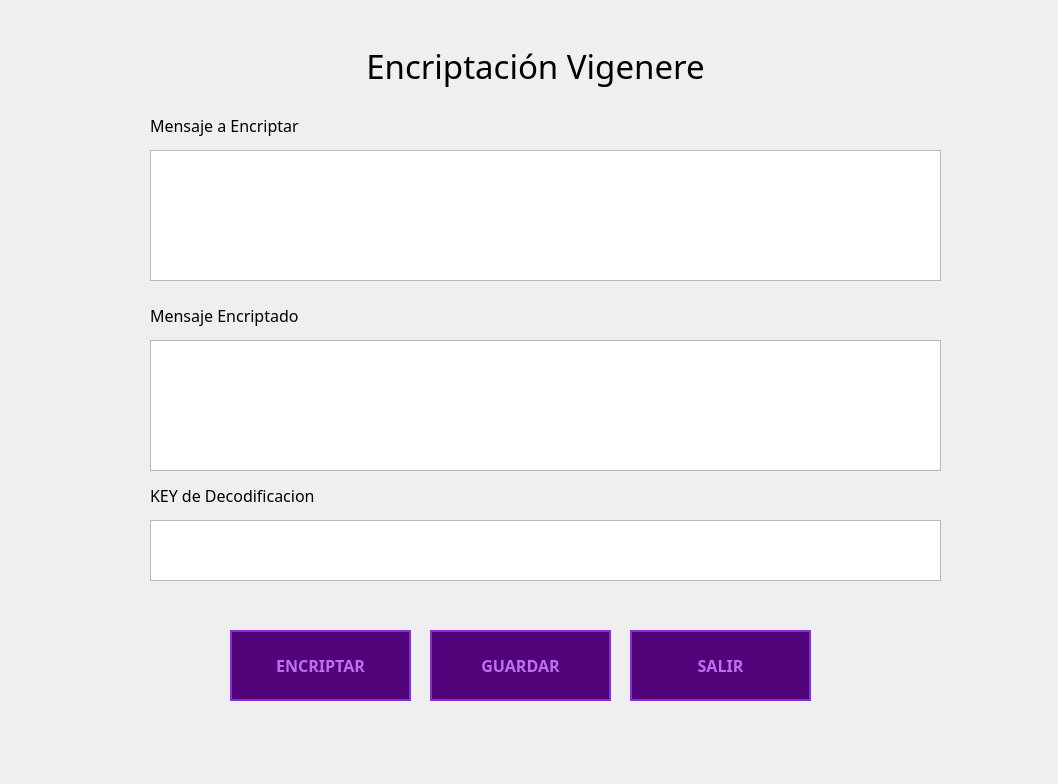
<?xml version="1.0" encoding="UTF-8"?>
<ui version="4.0">
 <class>frmcryptvigerne</class>
 <widget class="QDialog" name="frmcryptvigerne">
  <property name="geometry">
   <rect>
    <x>0</x>
    <y>0</y>
    <width>1058</width>
    <height>784</height>
   </rect>
  </property>
  <property name="windowTitle">
   <string>Dialog</string>
  </property>
  <property name="styleSheet">
   <string notr="true">QPushButton {
    background-color: #52057B;
    color: #BC6FF1;            
    border: 2px solid #892CDC; 
    padding: 10px 20px;
    font-family: VCR OSD Mono;
    font-weight: bold;
    font-size: 16px;
}

QPushButton:hover {
    background-color: #892CDC; 
    color: #000000;            
    border: 2px solid #BC6FF1; 
}


QPushButton:pressed {
    background-color: #BC6FF1; 
    color: #000000;
    border: 2px solid #000000;
    padding-left: 12px;        
    padding-top: 12px;
}




QWidget#centralwidget, QWidget#Form {
    background-color: #000000; 
}
</string>
  </property>
  <widget class="QPlainTextEdit" name="boxEncriptado">
   <property name="geometry">
    <rect>
     <x>150</x>
     <y>340</y>
     <width>791</width>
     <height>131</height>
    </rect>
   </property>
  </widget>
  <widget class="QLabel" name="label_2">
   <property name="geometry">
    <rect>
     <x>150</x>
     <y>110</y>
     <width>251</width>
     <height>31</height>
    </rect>
   </property>
   <property name="font">
    <font>
     <family>VCR OSD Mono</family>
     <pointsize>12</pointsize>
    </font>
   </property>
   <property name="text">
    <string>Mensaje a Encriptar</string>
   </property>
  </widget>
  <widget class="QPushButton" name="pushButton_3">
   <property name="geometry">
    <rect>
     <x>230</x>
     <y>630</y>
     <width>181</width>
     <height>71</height>
    </rect>
   </property>
   <property name="text">
    <string>ENCRIPTAR</string>
   </property>
  </widget>
  <widget class="QLabel" name="label_3">
   <property name="geometry">
    <rect>
     <x>150</x>
     <y>300</y>
     <width>271</width>
     <height>31</height>
    </rect>
   </property>
   <property name="font">
    <font>
     <family>VCR OSD Mono</family>
     <pointsize>12</pointsize>
    </font>
   </property>
   <property name="text">
    <string>Mensaje Encriptado</string>
   </property>
  </widget>
  <widget class="QPlainTextEdit" name="boxPlano">
   <property name="geometry">
    <rect>
     <x>150</x>
     <y>150</y>
     <width>791</width>
     <height>131</height>
    </rect>
   </property>
  </widget>
  <widget class="QPushButton" name="pushButton_4">
   <property name="geometry">
    <rect>
     <x>630</x>
     <y>630</y>
     <width>181</width>
     <height>71</height>
    </rect>
   </property>
   <property name="text">
    <string>SALIR</string>
   </property>
  </widget>
  <widget class="QLabel" name="label_4">
   <property name="geometry">
    <rect>
     <x>150</x>
     <y>480</y>
     <width>271</width>
     <height>31</height>
    </rect>
   </property>
   <property name="font">
    <font>
     <family>VCR OSD Mono</family>
     <pointsize>12</pointsize>
    </font>
   </property>
   <property name="text">
    <string>KEY de Decodificacion</string>
   </property>
  </widget>
  <widget class="QPushButton" name="pushButton_5">
   <property name="geometry">
    <rect>
     <x>430</x>
     <y>630</y>
     <width>181</width>
     <height>71</height>
    </rect>
   </property>
   <property name="text">
    <string>GUARDAR</string>
   </property>
  </widget>
  <widget class="QPlainTextEdit" name="boxKey">
   <property name="geometry">
    <rect>
     <x>150</x>
     <y>520</y>
     <width>791</width>
     <height>61</height>
    </rect>
   </property>
  </widget>
  <widget class="QLabel" name="label">
   <property name="geometry">
    <rect>
     <x>240</x>
     <y>40</y>
     <width>591</width>
     <height>51</height>
    </rect>
   </property>
   <property name="font">
    <font>
     <family>VCR OSD Mono</family>
     <pointsize>25</pointsize>
    </font>
   </property>
   <property name="text">
    <string>Encriptación Vigenere</string>
   </property>
   <property name="alignment">
    <set>Qt::AlignmentFlag::AlignCenter</set>
   </property>
  </widget>
 </widget>
 <resources/>
 <connections/>
</ui>
